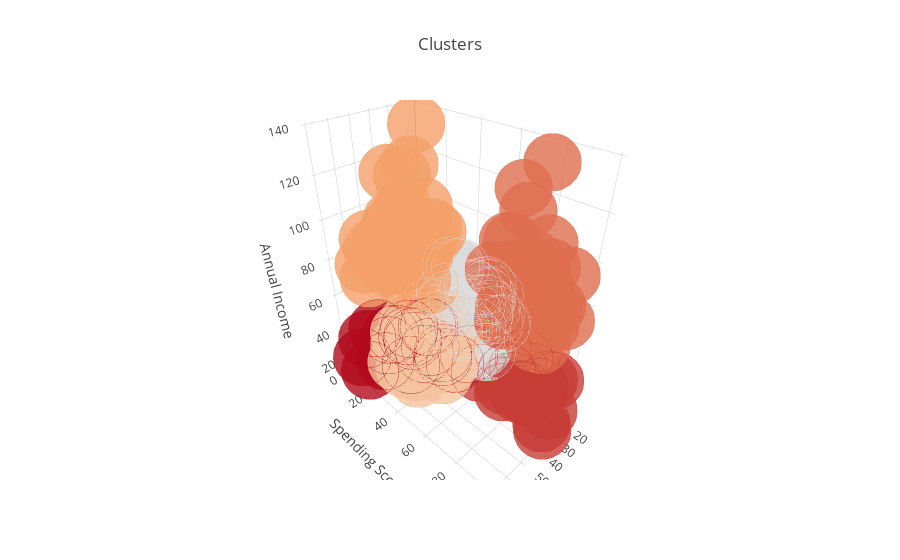

Notebook code for this chart:
### Code cell
import plotly.graph_objs as go
import plotly as py
py.offline.init_notebook_mode(connected = True)

trace1 = go.Scatter3d(
        x = mallDfCopy['Age'],
        y = mallDfCopy['Spending Score (1-100)'],
        z = mallDfCopy['Annual Income (k$)'],
        mode = 'markers',
        marker = dict(
                color = mallDfCopy['labels'],
                size = 20,
                line = dict(
                    color = mallDfCopy['labels'],
                    width = 12
                ),
                opacity = 0.8
        )
)
data = [trace1]
layout = go.Layout(
        title = 'Clusters',
        scene = dict(
                xaxis = dict(title = 'Age'),
                yaxis = dict(title = 'Spending Score'),
                zaxis = dict(title = 'Annual Income')
            )
)
fig = go.Figure(data = data, layout = layout)
py.offline.iplot(fig)

### Figure 1 — Plotly figure (JSON) as saved in the notebook; plotly's stock layout.template omitted (floating-point values rounded to 4 significant figures; data arrays with more than 128 entries replaced by an {"elided": "..."} marker saying what was removed)
{"data": [{"marker": {"color": {"elided": "200 int values"}, "line": {"color": {"elided": "200 int values"}, "width": 12}, "opacity": 0.8, "size": 20}, "mode": "markers", "type": "scatter3d", "uid": "02085aa4-5d54-4f5d-a5a7-88da9f0ffd03", "x": {"elided": "200 int values"}, "y": {"elided": "200 int values"}, "z": {"elided": "200 int values"}}], "layout": {"scene": {"xaxis": {"title": {"text": "Age"}}, "yaxis": {"title": {"text": "Spending Score"}}, "zaxis": {"title": {"text": "Annual Income"}}}, "title": {"text": "Clusters"}}}
